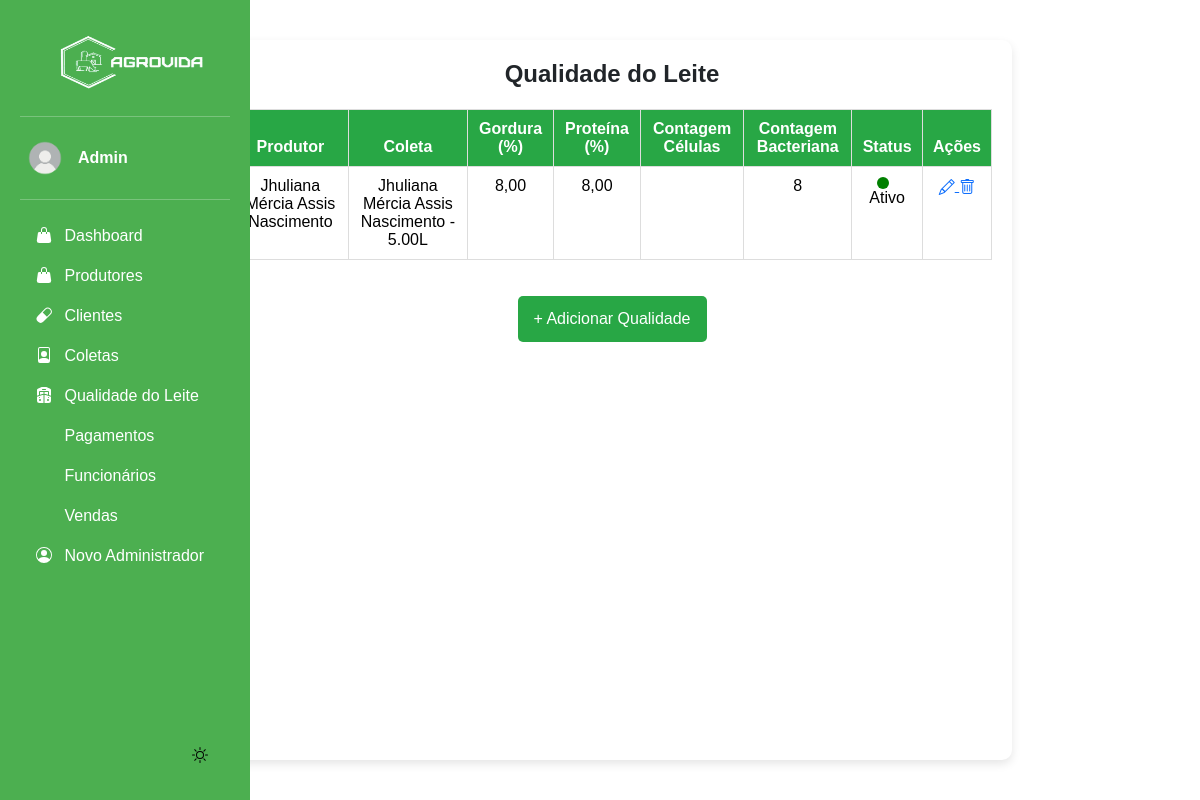
/qualidade_leite/ (signed in), run on the app's committed database.
### app/models.py (models this page shows, shortened)
class Qualidade(models.Model):
    produtor = models.ForeignKey(Produtor, on_delete=models.CASCADE)
    coleta = models.OneToOneField(Coleta, on_delete=models.CASCADE)
    gordura = models.DecimalField(max_digits=5, decimal_places=2)
    proteina = models.DecimalField(max_digits=5, decimal_places=2)
    contagem_bacteriana = models.IntegerField()
    status = models.CharField(
        max_length=50,
        choices=[("Aprovado", "Aprovado"), ("Reprovado", "Reprovado")],
        null=False,
        blank=False,  # Garante que o campo não pode ficar vazio
        default="Aprovado"  # Adiciona um valor padrão para evitar erros
    )
    ativo = models.BooleanField(default = True)

class Produtor(models.Model):
    nome = models.CharField(max_length=100)
    fazenda = models.CharField(max_length=150)
    localizacao = models.CharField(max_length=255)
    telefone = models.CharField(max_length=20)
    ativo = models.BooleanField(default=True)  # Campo para verificar se o produtor está ativo

class Coleta(models.Model):
    produtor = models.ForeignKey('Produtor', on_delete=models.CASCADE)
    data = models.DateField()  # Agora o usuário pode escolher a data no formulário
    quantidade_litros = models.DecimalField(max_digits=10, decimal_places=2)
    def __str__(self):
        return f"{self.produtor.nome} - {self.quantidade_litros}L"

### app/views.py (the view)
# urls.py: path('qualidade_leite/', views.listar_qualidade, name='listar_qualidade'),
@login_required(login_url='login_index')
def listar_qualidade(request):
    qualidade = Qualidade.objects.all()
    return render(request, 'app/listar_qualidade.html', {'qualidade': qualidade})

### app/templates/app/listar_qualidade.html
{% extends "base.html" %}
{% load static %}
{% block content %}
<div class="container">
    <h2 class="title">Qualidade do Leite</h2>
    {% if qualidade %}
        <table class="table">
            <thead>
                <tr>
                    <th>Produtor</th>
                    <th>Coleta</th>
                    <th>Gordura (%)</th>
                    <th>Proteína (%)</th>
                    <th>Contagem Células</th>
                    <th>Contagem Bacteriana</th>
                    <th>Status</th>
                    <th>Ações</th>
                </tr>
            </thead>
            <tbody>
                {% for q in qualidade %}
                    <tr>
                        <td>{{ q.produtor.nome }}</td>
                        <td>{{ q.coleta|default:"Não informado" }}</td>
                        <td>{{ q.gordura }}</td>
                        <td>{{ q.proteina }}</td>
                        <td>{{ q.contagem_celulas }}</td>
                        <td>{{ q.contagem_bacteriana }}</td>
                        <td>
                            <a href="{% url 'alternar_status_qualidade' q.id %}" class="status-toggle">
                                {% if q.ativo %}
                                    <span class="status-indicator status-active"></span> Ativo
                                {% else %}
                                    <span class="status-indicator status-inactive"></span> Inativo
                                {% endif %}
                            </a>
                        </td>
                        <td>
                            <a href="{% url 'editar_qualidade' q.id %}">
                                <i class="bi bi-pencil"></i>
                            </a>
                            <a href="{% url 'excluir_qualidade' q.id %}" onclick="return confirm('Tem certeza que deseja excluir?')">
                                <i class="bi bi-trash"></i>
                            </a>
                        </td>
                    </tr>
                {% endfor %}
            </tbody>
        </table>
    {% else %}
        <p>Nenhum registro de qualidade do leite encontrado.</p>
    {% endif %}
    <a href="{% url 'adicionar_qualidade' %}" class="btn btn-add">+ Adicionar Qualidade</a>
</div>
{% endblock %}

### base/templates/modulos/sidebar.html (shortened to what this page needs)
{% load static %}
<body>
    <div class="sidebar">
        <img src="{% static 'img/logo.png' %}" alt="Logo" width="200" height="80" class="logo">
        <hr>
            <div class="dropdown">
                <a href="#" class="d-flex align-items-center text-white text-decoration-none" data-bs-toggle="dropdown" aria-expanded="false">
                    <img src="{% static "img/usuario.png" %}" alt="" width="50" height="50" class="rounded-circle me-2">
                    <strong>{{ request.user.first_name }}</strong>
                </a>
            </div>
        <hr>
        <ul class="nav nav-pills flex-column mb-auto">
            <li>
                <a href="{% url "dashboard" %}" class="nav-link text-white">
                    <svg class="bi pe-none me-2" width="16" height="16"><use xlink:href="#produtos"/></svg>
                    Dashboard
                </a>
            </li>
            <li>
                <a href="{% url "listar_produtor" %}" class="nav-link text-white">
                    <svg class="bi pe-none me-2" width="16" height="16"><use xlink:href="#produtos"/></svg>
                    Produtores
                </a>
            </li>
            <li>
                <a href="{% url "listar_cliente" %}" class="nav-link text-white">
                    <svg class="bi pe-none me-2" width="16" height="16"><use xlink:href="#medicamentos"/></svg>
                    Clientes
                </a>
            </li>
            <li>
                <a href="{% url "listar_coleta" %}" class="nav-link text-white">
                    <svg class="bi pe-none me-2" width="16" height="16"><use xlink:href="#funcionarios"/></svg>
                    Coletas
                </a>
            </li>
            <li>
                <a href="{% url "listar_qualidade" %}" class="nav-link text-white">
                    <svg class="bi pe-none me-2" width="16" height="16"><use xlink:href="#fornecedores"/></svg>
                    Qualidade do Leite
                </a>
            </li>
            <li>
                <a href="{% url "listar_pagamentos" %}" class="nav-link text-white">
                    <svg class="bi pe-none me-2" width="16" height="16"><use xlink:href="#"/></svg>
                    Pagamentos
                </a>
            </li>
            <li>
                <a href="{% url "listar_funcionarios" %}" class="nav-link text-white">
                    <svg class="bi pe-none me-2" width="16" height="16"><use xlink:href="#"/></svg>
                    Funcionários
                </a>
            </li>
            <li>
                <a href="{% url "listar_vendas" %}" class="nav-link text-white">
                    <svg class="bi pe-none me-2" width="16" height="16"><use xlink:href="#"/></svg>
                    Vendas
                </a>
            </li>
            <li>
                <a href="{% url 'cadastrar_admin' %}" class="nav-link text-white">
                    <svg class="bi pe-none me-2" width="16" height="16"><use xlink:href="#people-circle"/></svg>
                    Novo Administrador
                </a>
            </li>
        </ul>
        <button id="theme-toggle">
           <svg id="theme-icon" width="24" height="24" fill="currentColor"></svg>
        </button>
    </div>
    <div class="b-example-divider b-example-vr"></div>
</body>

### base/static/css/inicio.css (style rules this page uses)
html, body { font-family: Arial, sans-serif; transition: background 0.3s, color 0.3s; height: 100vh; width: 100vw; margin: 0; display: flex; }
#theme-toggle { display: flex; justify-content: end; align-items: end; border: none; cursor: pointer; background-color: transparent; }
#theme-icon { width: 32px; height: 32px; fill: currentColor; }
.b-example-divider { width: 100%; height: 3rem; }
.b-example-vr { flex-shrink: 0; width: 1.5rem; height: 100vh; }
.bi { vertical-align: -.125em; fill: currentColor; }
.nav-link { color: #222222; }
.sidebar { width: 250px; background: #4CAF50; padding: 20px; height: 100vh; color: white; position: fixed; left: 0; top: 0; bottom: 0; overflow-y: auto; display: flex; flex-direction: column; }
li { display: flex; width: 100%; }
.container { max-width: 800px; margin: 40px auto; padding: 20px; background: #fff; border-radius: 10px; box-shadow: 0 4px 10px rgba(0, 0, 0, 0.1); display: flex; flex-direction: column; height: auto; align-items: stretch; }
.title { text-align: center; font-size: 24px; font-weight: bold; margin-bottom: 20px; }
.table { width: 100%; border-collapse: collapse; }
.table th, .table td { padding: 10px; border: 1px solid #ddd; text-align: center; }
.table th { background-color: #28a745; color: white; }
.btn { padding: 8px 12px; text-decoration: none; border-radius: 5px; transition: all 0.3s ease; }
.btn-add { display: block; width: max-content; margin: 20px auto; background: #28a745; color: white; padding: 10px 15px; font-size: 16px; }
.status-indicator { display: inline-block; width: 12px; height: 12px; border-radius: 50%; margin-right: 8px; }
.status-active { background-color: green; }
.status-toggle { text-decoration: none; color: inherit; }

### data on the page
Qualidade: produtor.nome "Jhuliana Mércia Assis Nascimento", coleta "Jhuliana Mércia Assis Nascimento - 5.00L", gordura "8,00", proteina "8,00", contagem_bacteriana "8", ativo True (drawn)

### other printed values
{{ request.user.first_name }} "Admin"
